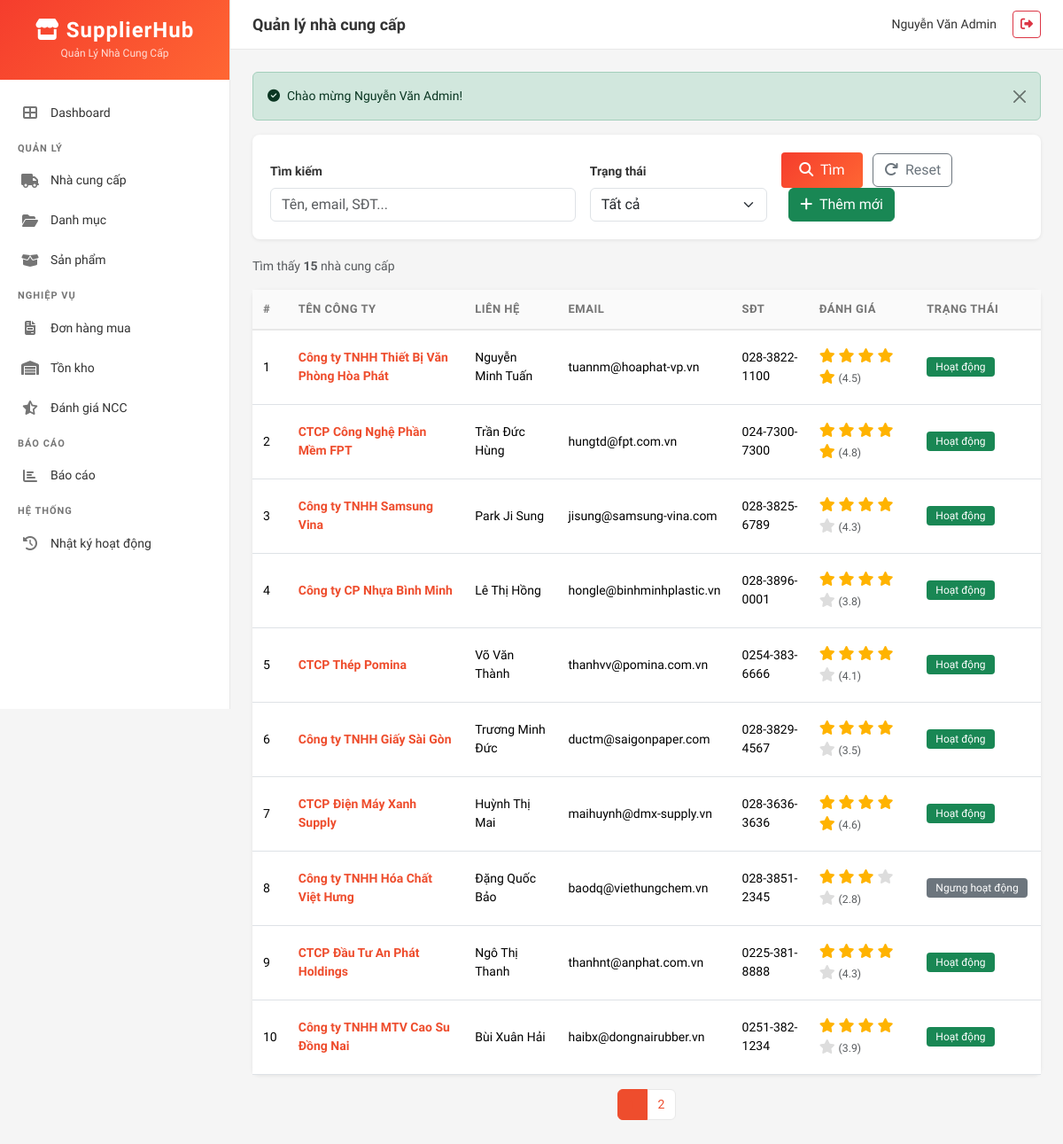
Screenshot of /index.php?page=suppliers (signed in) with the database file from the repository.
### tables this page shows
CREATE TABLE IF NOT EXISTS suppliers (
    id INT AUTO_INCREMENT PRIMARY KEY,
    company_name VARCHAR(200) NOT NULL,
    contact_person VARCHAR(100) DEFAULT NULL,
    email VARCHAR(100) DEFAULT NULL,
    phone VARCHAR(20) DEFAULT NULL,
    address TEXT DEFAULT NULL,
    tax_code VARCHAR(20) DEFAULT NULL,
    status ENUM('active', 'inactive', 'blacklisted') NOT NULL DEFAULT 'active',
    rating_avg DECIMAL(3,2) DEFAULT 0.00,
    notes TEXT DEFAULT NULL,
    created_at DATETIME NOT NULL DEFAULT CURRENT_TIMESTAMP,
    INDEX idx_status (status)
);

### controllers/SupplierController.php (called while the page is built, shortened)
<?php
require_once __DIR__ . '/../models/Supplier.php';
class SupplierController
{
    private $model;
    public function __construct()
    {
        $this->model = new Supplier();
    }
    public function index()
    {
        $search = $_GET['search'] ?? '';
        $status = $_GET['status'] ?? '';
        $page = max(1, intval($_GET['p'] ?? 1));
        $result = $this->model->getAll($search, $status, $page);
        require VIEW_PATH . '/suppliers/index.php';
    }
}

### helpers/format_helper.php (called while the page is built, shortened)
<?php
function e($text) {
    return htmlspecialchars($text ?? '', ENT_QUOTES, 'UTF-8');
}

### helpers/auth_helper.php (called while the page is built, shortened)
<?php
function isLoggedIn() {
    return isset($_SESSION['user_id']);
}
function currentUser($key = null) {
    if ($key) {
        return $_SESSION['user_' . $key] ?? null;
    }
    return [
        'id'        => $_SESSION['user_id'],
        'username'  => $_SESSION['user_username'],
        'full_name' => $_SESSION['user_full_name'],
        'email'     => $_SESSION['user_email'],
    ];
}

### config/database.php (called while the page is built, shortened)
<?php
function getDBConnection() {
    static $pdo = null;
    if ($pdo === null) {
        try {
            $dsn = "mysql:host=" . DB_HOST . ";port=" . DB_PORT . ";dbname=" . DB_NAME . ";charset=utf8mb4";
            $options = [
                PDO::ATTR_ERRMODE            => PDO::ERRMODE_EXCEPTION,
                PDO::ATTR_DEFAULT_FETCH_MODE => PDO::FETCH_ASSOC,
                PDO::ATTR_EMULATE_PREPARES   => false,
            ];
            $pdo = new PDO($dsn, DB_USER, DB_PASS, $options);
            $pdo->exec("SET NAMES 'utf8mb4' COLLATE 'utf8mb4_unicode_ci'");
        } catch (PDOException $e) {
            die("Lỗi kết nối database: " . $e->getMessage());
        }
    }
    return $pdo;
}

### models/Supplier.php (called while the page is built, shortened)
<?php
class Supplier {
    private $pdo;
    public function __construct() {
        $this->pdo = getDBConnection();
    }
    public function getAll($search = '', $status = '', $page = 1, $limit = ITEMS_PER_PAGE) {
        $offset = ($page - 1) * $limit;
        $where = "WHERE 1=1";
        $params = [];
        $countSql = "SELECT COUNT(*) FROM suppliers $where";
        $stmt = $this->pdo->prepare($countSql);
        $stmt->execute($params);
        $total = $stmt->fetchColumn();
        $sql = "SELECT * FROM suppliers $where ORDER BY created_at DESC LIMIT :limit OFFSET :offset";
        $stmt = $this->pdo->prepare($sql);
        $stmt->bindValue(':limit', $limit, PDO::PARAM_INT);
        $stmt->bindValue(':offset', $offset, PDO::PARAM_INT);
        $stmt->execute();
        $data = $stmt->fetchAll();
        return [
            'data'       => $data,
            'total'      => $total,
            'page'       => $page,
            'limit'      => $limit,
            'totalPages' => ceil($total / $limit),
        ];
    }
}

### views/suppliers/index.php (the view, shortened to what this page needs)
<?php $pageTitle = 'Quản lý nhà cung cấp'; ?>
<?php require VIEW_PATH . '/layouts/header.php'; ?>
<div class="search-box">
    <form method="GET" class="row g-3 align-items-end">
        <div class="col-md-5">
            <label class="form-label fw-semibold">Tìm kiếm</label>
            <input type="text" name="search" class="form-control" placeholder="Tên, email, SĐT..."
                   value="<?= e($search) ?>">
        </div>
        <div class="col-md-3">
            <label class="form-label fw-semibold">Trạng thái</label>
            <select name="status" class="form-select">
                <option value="">Tất cả</option>
            </select>
        </div>
        <div class="col-md-4">
            <button type="submit" class="btn btn-shopee"><i class="fas fa-search me-1"></i> Tìm</button>
            <a href="index.php?page=suppliers" class="btn btn-outline-secondary ms-2"><i class="fas fa-redo me-1"></i> Reset</a>
            <a href="index.php?page=suppliers&action=create" class="btn btn-success ms-2">
                <i class="fas fa-plus me-1"></i> Thêm mới
            </a>
        </div>
    </form>
</div>
<div class="d-flex justify-content-between align-items-center mb-3">
    <span class="text-muted">Tìm thấy <strong><?= $result['total'] ?></strong> nhà cung cấp</span>
</div>
<div class="card">
    <div class="card-body p-0">
        <?php if (!empty($result['data'])): ?>
        <div class="table-responsive">
            <table class="table table-hover mb-0" style="min-width: 1000px;">
                <thead>
                    <tr>
                        <th>#</th>
                        <th>Tên công ty</th>
                        <th>Liên hệ</th>
                        <th>Email</th>
                        <th>SĐT</th>
                        <th>Đánh giá</th>
                        <th>Trạng thái</th>
                        <th>Hành động</th>
                    </tr>
                </thead>
                <tbody>
                    <?php foreach ($result['data'] as $index => $s): ?>
                    <tr>
                        <td><?= ($result['page'] - 1) * $result['limit'] + $index + 1 ?></td>
                        <td>
                            <a href="index.php?page=suppliers&action=show&id=<?= $s['id'] ?>" class="fw-semibold">
                                <?= e($s['company_name']) ?>
                            </a>
                        </td>
                        <td><?= e($s['contact_person']) ?></td>
                        <td><?= e($s['email']) ?></td>
                        <td><?= e($s['phone']) ?></td>
                        <td>
                            <span class="star-rating">
                                <?php for ($i = 1; $i <= 5; $i++): ?>
                                    <i class="fas fa-star <?= $i <= round($s['rating_avg']) ? '' : 'empty' ?>"></i>
                                <?php endfor; ?>
                            </span>
                            <small class="text-muted">(<?= number_format($s['rating_avg'], 1) ?>)</small>
                        </td>
                        <td>
                            <span class="badge <?= SUPPLIER_STATUS_BADGES[$s['status']] ?>">
                                <?= SUPPLIER_STATUS_LABELS[$s['status']] ?>
                            </span>
                        </td>
                        <td>
                        </td>
                    </tr>
                    <?php endforeach; ?>
                </tbody>
            </table>
        </div>
        <?php endif; ?>
    </div>
</div>
<?php if ($result['totalPages'] > 1): ?>
<nav class="mt-3">
    <ul class="pagination justify-content-center">
        <?php for ($i = 1; $i <= $result['totalPages']; $i++): ?>
        <li class="page-item <?= $i == $result['page'] ? 'active' : '' ?>">
            <a class="page-link" href="index.php?page=suppliers&search=<?= urlencode($search) ?>&status=<?= $status ?>&p=<?= $i ?>"><?= $i ?></a>
        </li>
        <?php endfor; ?>
    </ul>
</nav>
<?php endif; ?>
<?php require VIEW_PATH . '/layouts/footer.php'; ?>

### index.php (shortened to what this page needs)
<?php
require_once __DIR__ . '/config/database.php';
require_once __DIR__ . '/helpers/flash_helper.php';
require_once __DIR__ . '/helpers/auth_helper.php';
require_once __DIR__ . '/helpers/format_helper.php';
$page = $_GET['page'] ?? 'login';
$action = $_GET['action'] ?? 'index';
switch ($page) {
    case 'suppliers':
        require_once __DIR__ . '/controllers/SupplierController.php';
        $controller = new SupplierController();
        switch ($action) {
            default:
                $controller->index();
                break;
        }
        break;
}

### views/layouts/header.php (shortened to what this page needs)
<!DOCTYPE html>
<html lang="vi">
<head>
    <link href="https://cdn.jsdelivr.net/npm/bootstrap@5.3.3/dist/css/bootstrap.min.css" rel="stylesheet">
    <link href="https://cdnjs.cloudflare.com/ajax/libs/font-awesome/6.5.1/css/all.min.css" rel="stylesheet">
    <link href="assets/css/style.css" rel="stylesheet">
</head>
<body>
<nav class="sidebar" id="sidebar">
    <div class="sidebar-brand">
        <h4><i class="fas fa-store"></i> SupplierHub</h4>
        <small>Quản Lý Nhà Cung Cấp</small>
    </div>
    <ul class="sidebar-menu">
        <li>
            <a href="index.php?page=dashboard" class="<?= ($page ?? '') === 'dashboard' ? 'active' : '' ?>">
                <i class="fas fa-th-large"></i> Dashboard
            </a>
        </li>
        <div class="sidebar-heading">Quản lý</div>
        <li>
            <a href="index.php?page=suppliers" class="<?= ($page ?? '') === 'suppliers' ? 'active' : '' ?>">
                <i class="fas fa-truck"></i> Nhà cung cấp
            </a>
        </li>
        <li>
            <a href="index.php?page=categories" class="<?= ($page ?? '') === 'categories' ? 'active' : '' ?>">
                <i class="fas fa-folder-open"></i> Danh mục
            </a>
        </li>
        <li>
            <a href="index.php?page=products" class="<?= ($page ?? '') === 'products' ? 'active' : '' ?>">
                <i class="fas fa-box-open"></i> Sản phẩm
            </a>
        </li>
        <div class="sidebar-heading">Nghiệp vụ</div>
        <li>
            <a href="index.php?page=purchase_orders" class="<?= ($page ?? '') === 'purchase_orders' ? 'active' : '' ?>">
                <i class="fas fa-file-invoice"></i> Đơn hàng mua
            </a>
        </li>
        <li>
            <a href="index.php?page=inventory" class="<?= ($page ?? '') === 'inventory' ? 'active' : '' ?>">
                <i class="fas fa-warehouse"></i> Tồn kho
            </a>
        </li>
        <li>
            <a href="index.php?page=reviews" class="<?= ($page ?? '') === 'reviews' ? 'active' : '' ?>">
                <i class="fas fa-star-half-alt"></i> Đánh giá NCC
            </a>
        </li>
        <div class="sidebar-heading">Báo cáo</div>
        <li>
            <a href="index.php?page=reports" class="<?= ($page ?? '') === 'reports' ? 'active' : '' ?>">
                <i class="fas fa-chart-bar"></i> Báo cáo
            </a>
        </li>
        <div class="sidebar-heading">Hệ thống</div>
        <li>
            <a href="index.php?page=audit_logs" class="<?= ($page ?? '') === 'audit_logs' ? 'active' : '' ?>">
                <i class="fas fa-history"></i> Nhật ký hoạt động
            </a>
        </li>
    </ul>
</nav>
<div class="main-content">
    <div class="topbar">
        <div class="d-flex align-items-center">
            <h5 class="topbar-title"><?= e($pageTitle ?? 'Dashboard') ?></h5>
        </div>
        <div class="topbar-user">
            <div class="text-end">
                <div class="user-name"><?= e(currentUser('full_name')) ?></div>
            </div>
            <a href="index.php?page=logout" class="btn btn-sm btn-outline-danger ms-2" title="Đăng xuất">
                <i class="fas fa-sign-out-alt"></i>
            </a>
        </div>
    </div>
    <div class="content-area">
        <?= showFlash() ?>

### helpers/flash_helper.php (shortened to what this page needs)
<?php
function showFlash() {
    $flash = $_SESSION['flash'];
    $alertClass = [
        'success' => 'alert-success',
        'error'   => 'alert-danger',
        'warning' => 'alert-warning',
        'info'    => 'alert-info',
    ];
    $class = $alertClass[$flash['type']] ?? 'alert-info';
    $icon = [
        'success' => 'fa-check-circle',
        'error'   => 'fa-exclamation-circle',
        'warning' => 'fa-exclamation-triangle',
        'info'    => 'fa-info-circle',
    ];
    $iconClass = $icon[$flash['type']] ?? 'fa-info-circle';
    return '<div class="alert ' . $class . ' alert-dismissible fade show" role="alert">
        <i class="fas ' . $iconClass . ' me-2"></i>'
        . htmlspecialchars($flash['message'])
        . '<button type="button" class="btn-close" data-bs-dismiss="alert"></button>
    </div>';
}

### views/layouts/footer.php (shortened to what this page needs)
    </div>
</div>
</body>
</html>

### assets/css/style.css (style rules this page uses)
:root { --shopee-primary: #EE4D2D; --shopee-primary-dark: #D73211; --shopee-gradient: linear-gradient(135deg, #F53D2D, #FF6633); --shopee-bg: #F5F5F5; --shopee-card: #FFFFFF; --shopee-text: #333333; --shopee-text-light: #757575; --shopee-success: #26AA99; --shopee-warning: #FFBF00; --shopee-danger: #D63031; --shopee-border: #E8E8E8; --sidebar-width: 260px; }
body { font-family: 'Be Vietnam Pro', 'Inter', sans-serif; background-color: var(--shopee-bg); color: var(--shopee-text); font-size: 14px; }
a { color: var(--shopee-primary); text-decoration: none; }
.sidebar { position: fixed; top: 0; left: 0; width: var(--sidebar-width); height: 100vh; background: #FFFFFF; border-right: 1px solid var(--shopee-border); z-index: 1000; overflow-y: auto; transition: transform 0.3s ease; }
.sidebar-brand { padding: 20px; background: var(--shopee-gradient); color: #fff; text-align: center; }
.sidebar-brand h4 { margin: 0; font-weight: 700; letter-spacing: 1px; }
.sidebar-brand small { opacity: 0.8; font-size: 12px; }
.sidebar-menu { padding: 15px 0; list-style: none; margin: 0; }
.sidebar-menu li a { display: flex; align-items: center; padding: 12px 20px; color: var(--shopee-text); font-size: 14px; font-weight: 500; transition: all 0.2s ease; border-left: 3px solid transparent; }
.sidebar-menu li a i { width: 22px; margin-right: 12px; text-align: center; font-size: 16px; color: var(--shopee-text-light); transition: color 0.2s; }
.sidebar-heading { padding: 10px 20px 5px; font-size: 11px; font-weight: 700; text-transform: uppercase; color: var(--shopee-text-light); letter-spacing: 1px; }
.main-content { margin-left: var(--sidebar-width); min-height: 100vh; }
.topbar { background: #FFFFFF; padding: 12px 25px; border-bottom: 1px solid var(--shopee-border); display: flex; justify-content: space-between; align-items: center; position: sticky; top: 0; z-index: 999; }
.topbar-title { font-size: 18px; font-weight: 600; color: var(--shopee-text); margin: 0; }
.topbar-user { display: flex; align-items: center; gap: 10px; }
.topbar-user .user-name { font-weight: 500; font-size: 14px; }
.btn-shopee { background: var(--shopee-gradient); color: #fff; border: none; font-weight: 500; padding: 8px 20px; border-radius: 4px; transition: all 0.2s; }
.card { border: none; border-radius: 8px; box-shadow: 0 1px 4px rgba(0,0,0,0.08); transition: box-shadow 0.2s; }
.table thead th { background: #FAFAFA; border-bottom: 2px solid var(--shopee-border); font-weight: 600; font-size: 13px; color: var(--shopee-text-light); text-transform: uppercase; letter-spacing: 0.5px; padding: 12px; white-space: nowrap; }
.table td { padding: 12px; vertical-align: middle; font-size: 14px; }
.table tbody tr { transition: background 0.15s; }
.badge { font-weight: 500; padding: 5px 10px; border-radius: 4px; font-size: 12px; }
.pagination .page-link { color: var(--shopee-primary); border-color: var(--shopee-border); font-size: 14px; }
.pagination .page-item.active .page-link { background: var(--shopee-primary); border-color: var(--shopee-primary); }
.star-rating { color: #FFB300; font-size: 16px; }
.star-rating .empty { color: #DDD; }
.search-box { background: #FFFFFF; border-radius: 8px; padding: 20px; margin-bottom: 20px; box-shadow: 0 1px 4px rgba(0,0,0,0.08); }
.content-area { padding: 25px; }

### rows the page displays
suppliers: limit "1", company_name "Công ty TNHH Thiết Bị Văn Phòng Hòa Phát", contact_person "Nguyễn Minh Tuấn", email "tuannm@hoaphat-vp.vn", phone "028-3822-1100", rating_avg "4.5", status "Hoạt động"
suppliers: limit "2", company_name "CTCP Công Nghệ Phần Mềm FPT", contact_person "Trần Đức Hùng", email "hungtd@fpt.com.vn", phone "024-7300-7300", rating_avg "4.8", status "Hoạt động"
suppliers: limit "3", company_name "Công ty TNHH Samsung Vina", contact_person "Park Ji Sung", email "jisung@samsung-vina.com", phone "028-3825-6789", rating_avg "4.3", status "Hoạt động"
suppliers: limit "4", company_name "Công ty CP Nhựa Bình Minh", contact_person "Lê Thị Hồng", email "hongle@binhminhplastic.vn", phone "028-3896-0001", rating_avg "3.8", status "Hoạt động"
suppliers: limit "5", company_name "CTCP Thép Pomina", contact_person "Võ Văn Thành", email "thanhvv@pomina.com.vn", phone "0254-383-6666", rating_avg "4.1", status "Hoạt động"
suppliers: limit "6", company_name "Công ty TNHH Giấy Sài Gòn", contact_person "Trương Minh Đức", email "ductm@saigonpaper.com", phone "028-3829-4567", rating_avg "3.5", status "Hoạt động"
suppliers: limit "7", company_name "CTCP Điện Máy Xanh Supply", contact_person "Huỳnh Thị Mai", email "maihuynh@dmx-supply.vn", phone "028-3636-3636", rating_avg "4.6", status "Hoạt động"
suppliers: limit "8", company_name "Công ty TNHH Hóa Chất Việt Hưng", contact_person "Đặng Quốc Bảo", email "baodq@viethungchem.vn", phone "028-3851-2345", rating_avg "2.8", status "Ngưng hoạt động"
suppliers: limit "9", company_name "CTCP Đầu Tư An Phát Holdings", contact_person "Ngô Thị Thanh", email "thanhnt@anphat.com.vn", phone "0225-381-8888", rating_avg "4.3", status "Hoạt động"
suppliers: limit "10", company_name "Công ty TNHH MTV Cao Su Đồng Nai", contact_person "Bùi Xuân Hải", email "haibx@dongnairubber.vn", phone "0251-382-1234", rating_avg "3.9", status "Hoạt động"

### other values shown
$pageTitle "Quản lý nhà cung cấp"
currentUser('full_name') "Nguyễn Văn Admin"
$flash['message'] "Chào mừng Nguyễn Văn Admin!"
$result['total'] "15"
